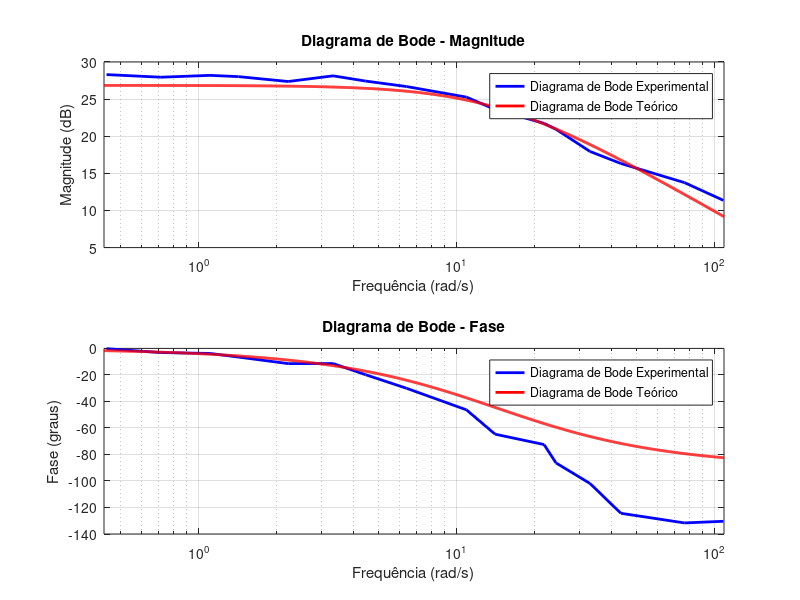

The MATLAB script that drew this image:
pkg load control;

M = [3.7 4.87 6.55 7.9 11.14 12.21 15.138 18.34 21.60 23.52 25.51 23.36 25.2 25.7 24.97 26.00];
freqs = [25 17.5 10 7.5 6 5 3.5 2.5 1.5 1 0.75 0.5 0.35 0.25 0.175 0.1] * 2 * pi;
dt = [0.0210 0.030 0.05 0.054 0.062 0.0579 0.08 0.0740 0.082 0.078 0.06 0.09 0.08 0.06 0.077 0.009]/(2*pi);
freqsReais = [17.25 12.19 6.91 5.24 3.87 3.48 2.247 1.74 1.02 0.707 0.529 0.3544 0.227 0.1762 0.1137 0.07 ]*(2*pi);
G = 20*log10(M);
fase = (dt .* freqsReais) * 360;

s = tf('s');
#Gteorico = 11504.73 / (s^2 + 43.37 * s + 470.24); #Criticamente amortecido
#Gteorico = 44.69907407 / (0.06966136364* s + 1); #Primeira ordem
Gteorico = 22 / (0.06966136364* s + 1); #Primeira ordem

[mag, phase, w] = bode(Gteorico, {0.43, 109});
mag = squeeze(mag);
phase = squeeze(phase);

figure();
subplot(2, 1, 1);
semilogx(freqsReais, G, 'b', 'LineWidth', 2);
hold on;
semilogx(w, 20*log10(mag), 'r', 'LineWidth', 2);
hold off;
grid on;
title('Diagrama de Bode - Magnitude');
xlabel('Frequência (rad/s)');
ylabel('Magnitude (dB)');
legend('Diagrama de Bode Experimental', 'Diagrama de Bode Teórico');
xlim([0.43, 109]);
subplot(2, 1, 2);
semilogx(freqsReais, -fase, 'b', 'LineWidth', 2);
hold on;
semilogx(w, phase, 'r', 'LineWidth', 2);
hold off;
grid on;
title('Diagrama de Bode - Fase');
xlabel('Frequência (rad/s)');
ylabel('Fase (graus)');
legend('Diagrama de Bode Experimental', 'Diagrama de Bode Teórico');
xlim([0.43, 109]);
